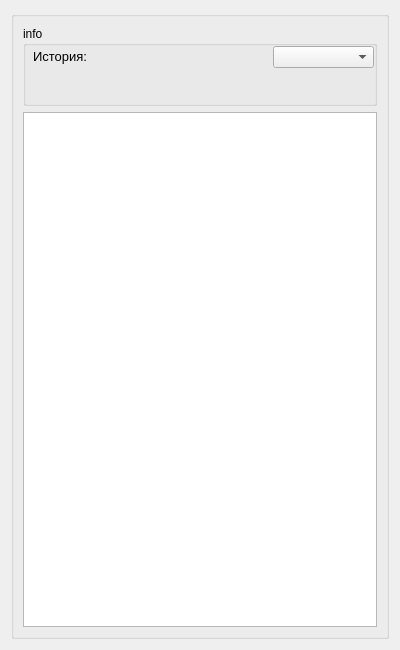
<?xml version="1.0" encoding="UTF-8"?>
<ui version="4.0">
 <class>HistoryWindow</class>
 <widget class="QWidget" name="HistoryWindow">
  <property name="geometry">
   <rect>
    <x>0</x>
    <y>0</y>
    <width>400</width>
    <height>650</height>
   </rect>
  </property>
  <property name="minimumSize">
   <size>
    <width>400</width>
    <height>650</height>
   </size>
  </property>
  <property name="windowTitle">
   <string>Form</string>
  </property>
  <layout class="QVBoxLayout" name="verticalLayout_2">
   <item>
    <widget class="QGroupBox" name="groupBox">
     <property name="sizePolicy">
      <sizepolicy hsizetype="Expanding" vsizetype="Expanding">
       <horstretch>0</horstretch>
       <verstretch>0</verstretch>
      </sizepolicy>
     </property>
     <property name="title">
      <string/>
     </property>
     <layout class="QVBoxLayout" name="verticalLayout">
      <item>
       <widget class="QGroupBox" name="TopPanel">
        <property name="sizePolicy">
         <sizepolicy hsizetype="Expanding" vsizetype="Expanding">
          <horstretch>0</horstretch>
          <verstretch>0</verstretch>
         </sizepolicy>
        </property>
        <property name="minimumSize">
         <size>
          <width>0</width>
          <height>80</height>
         </size>
        </property>
        <property name="maximumSize">
         <size>
          <width>16777215</width>
          <height>80</height>
         </size>
        </property>
        <property name="title">
         <string>info</string>
        </property>
        <widget class="QLabel" name="ScriptNameLabel">
         <property name="geometry">
          <rect>
           <x>10</x>
           <y>20</y>
           <width>61</width>
           <height>21</height>
          </rect>
         </property>
         <property name="font">
          <font>
           <pointsize>10</pointsize>
          </font>
         </property>
         <property name="text">
          <string>История:</string>
         </property>
        </widget>
        <widget class="QComboBox" name="FilterComboBox">
         <property name="geometry">
          <rect>
           <x>250</x>
           <y>20</y>
           <width>101</width>
           <height>22</height>
          </rect>
         </property>
        </widget>
       </widget>
      </item>
      <item>
       <widget class="QTableView" name="HistoryTableView">
        <property name="font">
         <font>
          <pointsize>10</pointsize>
         </font>
        </property>
        <attribute name="horizontalHeaderStretchLastSection">
         <bool>true</bool>
        </attribute>
        <attribute name="verticalHeaderVisible">
         <bool>false</bool>
        </attribute>
        <attribute name="verticalHeaderStretchLastSection">
         <bool>false</bool>
        </attribute>
       </widget>
      </item>
     </layout>
    </widget>
   </item>
  </layout>
 </widget>
 <resources/>
 <connections/>
</ui>
